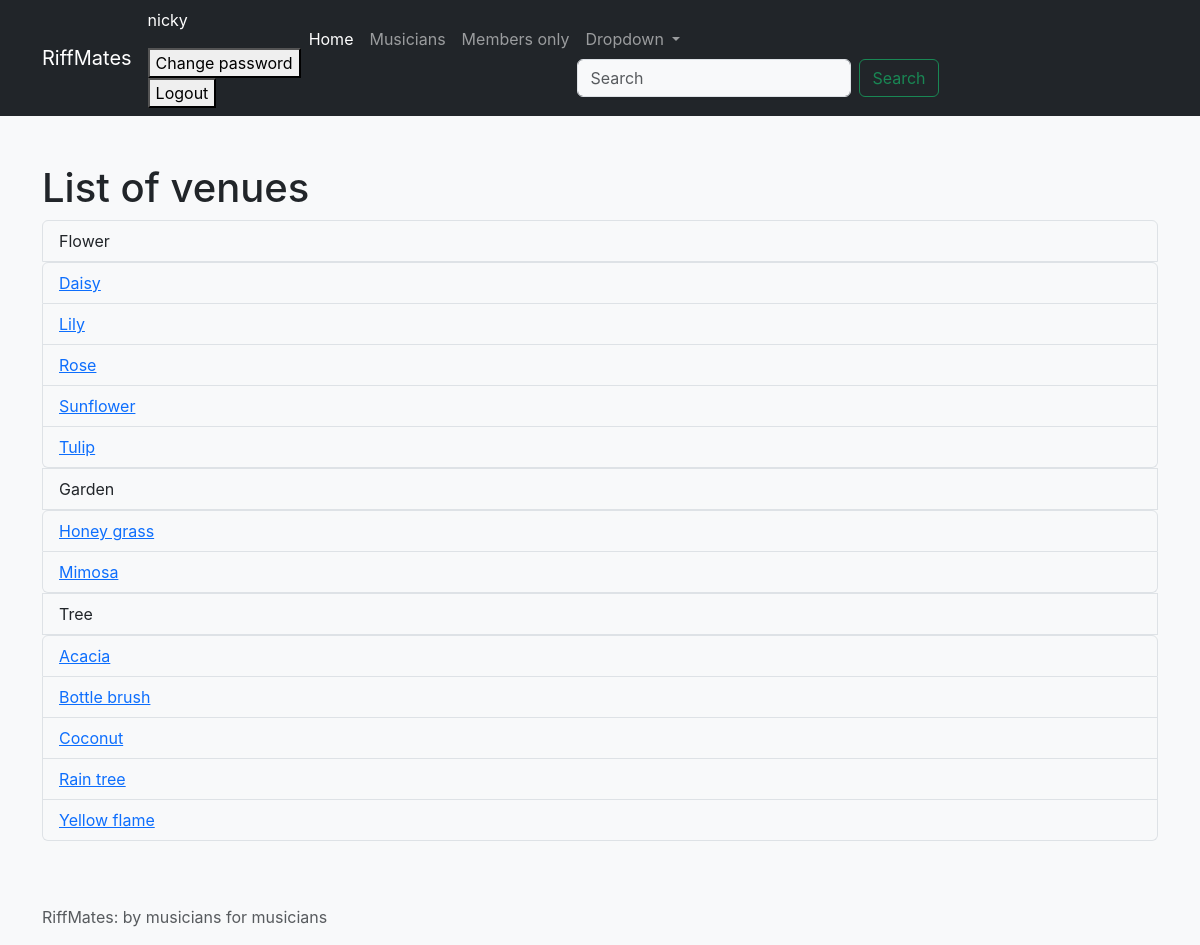
The page /bands/venues_list/ (signed in) on the database its author committed.
### bands/models.py (models this page shows, shortened)
class Venue(models.Model):
    """A venue table can list a unique venue."""
    """The unique Venue id will be a foreign key in the Room table."""
    """The Room table has a unique room. Each row of unique room"""
    """will be associated with a Venue through the Venue foreign key."""
    """If a venue gets removed from the database, it doesn’t"""
    """make sense to keep the associated rooms, so the on_delete value for"""
    """the Room is CASCADE."""
    id = models.SmallAutoField(primary_key=True)
    name = models.CharField(max_length=20, verbose_name="Venue")
    class Meta:
        ordering =["name"]
        indexes = [models.Index(fields=["name"])]

class Room(models.Model):
    id = models.SmallAutoField(primary_key=True)
    name = models.CharField(max_length=20, verbose_name="Room")
    venue = models.ForeignKey("Venue", on_delete=models.CASCADE)
    SIZE = {
        'L': "Large--Up to 200 people",
        'M': "Medium--Up to 100 people",
        'S': "Small--Up to 50 people",
    }
    size = models.CharField(
        verbose_name="Capacity of room",
        choices=SIZE,
        max_length=1,
        default="S")
    class Meta:
        ordering = ["name"]
        unique_together = [["name", "venue"]]

### bands/views.py (the view)
@login_required
def venues_list(request):
    all_venues = Venue.objects.all().order_by("name")
    items_per_page = page_util._get_items_per_page(request)
    paginator = Paginator(all_venues, items_per_page)
    page_num = page_util._get_page_num(request, paginator)
    page = paginator.page(page_num)
    data.update({
        'title': 'List of venues',
        'venues': page.object_list,
        'page': page,
    })
    return render(request=request,
                  template_name="venues_list.html",
                  context=data)

### home/page_util.py (called while the page is built)
def _get_items_per_page(request):
    max_items_per_page = 20
    default_items_per_page = 10
    items_per_page = \
        int(request.GET.get('items_per_page', default_items_per_page))
    if items_per_page < 1:
        items_per_page = default_items_per_page
    if items_per_page > max_items_per_page:
        items_per_page = max_items_per_page
    return items_per_page

def _get_page_num(request, paginator):
    page_num = int(request.GET.get("page", 1))
    if page_num < 1:
        page_num = 1
    elif page_num > paginator.num_pages:
        page_num = paginator.num_pages
    return page_num

### templates/venues_list.html (shortened to what this page needs)
{% extends "base.html" %}
{% block content %}
    <h1>List of venues</h1>
    <ul class="list-group">
        {% for venue in venues %}
        <li class="list-group-item">{{ venue.name}}</li>
        <ul class="list-group">
            {% for room in venue.room_set.all %}
                <li class="list-group-item">
                    <a href={% url 'room_detail' room.id %}>
                    {{ room.name }}
                </li>
            {% empty %}
            <li class="list-group-item">No rooms for this venue</li>
            {% endfor %}
        </ul>
        {% empty %}
        <li>No venues for this site</li>
        {% endfor %}
    </ul>
{% endblock content %}

### templates/base.html (shortened to what this page needs)
{% load django_browser_reload %}
{% load static %}
<!doctype html>
<html lang="en">
  <head>
    <link href="https://cdn.jsdelivr.net/npm/bootstrap@5.3.2/dist/css/bootstrap.min.css" rel="stylesheet">
    <link rel="stylesheet" href="{% static 'styles.css' %}">
    <link rel="stylesheet" href="{% static 'main.css' %}">
  </head>
  <body>
    {% block navbar %}
    <nav class="navbar navbar-expand-lg navbar-dark bg-dark">
      <div class="container">
        <a class="navbar-brand" href={% url "index" %}>RiffMates</a>
            <div>
              {% if user.is_authenticated %}
              <p class="text-white bg-dark">{{ user.username }}</p>
              <form id="password-change-form" method="POST"
                action={% url 'password_change' %}>
                <button type="submit">Change password</button>
              <form id="logout-form" method="POST"
                action={% url 'logout' %} >
                <button type="submit">Logout</button>
              </form>
              {% endif %}
            </div>
        <div class="collapse navbar-collapse" id="navbarSupportedContent">
          <ul class="navbar-nav me-auto mb-2 mb-lg-0">
            <li class="nav-item">
              <a class="nav-link active" aria-current="page" href={% url "index" %}>
                Home</a>
            </li>
            <li class="nav-item">
              <a class="nav-link" href={% url "musicians-list" %}>Musicians</a>
            </li>
            <li class="nav-item">
              <a class="nav-link" href={% url "restricted_page" %}>
                Members only</a>
            </li>
            <li class="nav-item dropdown">
              <a class="nav-link dropdown-toggle" href="#" id="navbarDropdown" role="button" data-bs-toggle="dropdown" aria-expanded="false">
                Dropdown
              </a>
          <form class="d-flex" role="search">
            <input class="form-control me-2" type="search" placeholder="Search" aria-label="Search">
            <button class="btn btn-outline-success" type="submit">Search</button>
          </form>
        </div>
      </div>
    </nav>
    {% endblock navbar %}
    <main>
    <div class="container my-5">
      {% block content %}{% endblock content %}
    </div>
    </main>
    <footer class="footer mt-auto py-3 bg-light">
        <div class="container">
          {% block footer %}
            <span class="text-muted">RiffMates: by musicians for musicians</span>
          {% endblock footer %}
        </div>
    </footer>
  </body>
</html>

### static/styles.css (style rules this page uses)
:root { --bs-body-bg: var(--bs-gray-100); }

### hello/static/main.css (style rules this page uses)
body { margin: 0; font-family: -apple-system, BlinkMacSystemFont, "Segoe UI", "Roboto", "Oxygen", "Ubuntu", "Cantarell", "Fira Sans", "Droid Sans", "Helvetica Neue", sans-serif; -webkit-font-smoothing: antialiased; -moz-osx-font-smoothing: grayscale; }

### rows shown on the page
Venue: name "Flower"
Room: name "Daisy"
Room: name "Lily"
Room: name "Rose"
Room: name "Sunflower"
Room: name "Tulip"
Venue: name "Garden"
Room: name "Honey grass"
Room: name "Mimosa"
Venue: name "Tree"
Room: name "Acacia"
Room: name "Bottle brush"
Room: name "Coconut"
Room: name "Rain tree"
Room: name "Yellow flame"

### other values the page prints
{{ user.username }} "nicky"
